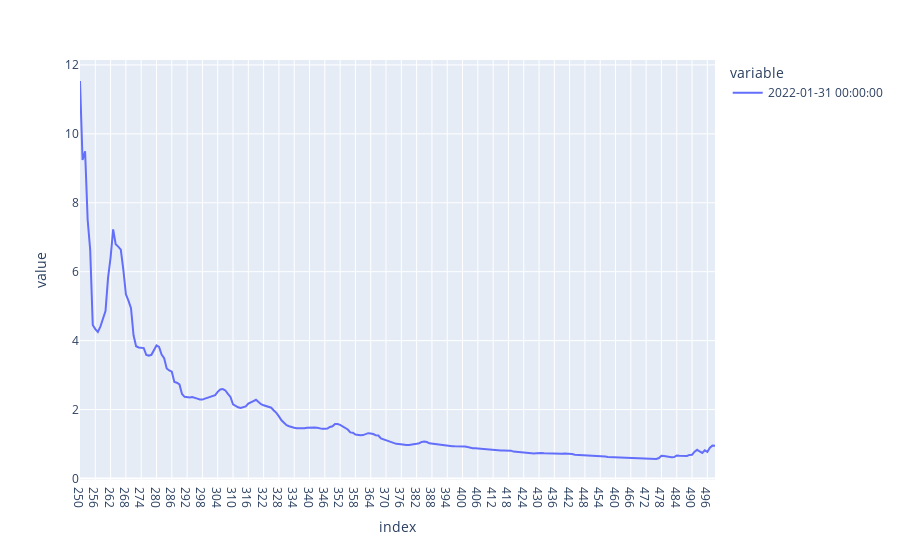

The cell this chart's notebook holds for it:
### Code cell
x = (qis_eigenvalues.iloc[-1, 250:]/sample_eigenvalues.iloc[-1, 250:])
px.line( x )

### Figure 1 — Plotly figure (JSON) as saved in the notebook; plotly's stock layout.template omitted (floating-point values rounded to 4 significant figures; data arrays with more than 128 entries replaced by an {"elided": "..."} marker saying what was removed)
{"data": [{"hovertemplate": "variable=2022-01-31 00:00:00<br>index=%{x}<br>value=%{y}<extra></extra>", "legendgroup": "2022-01-31 00:00:00", "line": {"color": "#636efa", "dash": "solid"}, "marker": {"symbol": "circle"}, "mode": "lines", "name": "2022-01-31 00:00:00", "orientation": "v", "showlegend": true, "type": "scatter", "x": {"elided": "250 str values"}, "xaxis": "x", "y": {"elided": "250 float values"}, "yaxis": "y"}], "layout": {"autosize": true, "legend": {"title": {"text": "variable"}, "tracegroupgap": 0}, "margin": {"t": 60}, "xaxis": {"anchor": "y", "autorange": true, "domain": [0, 1], "range": [0, 249], "title": {"text": "index"}, "type": "category"}, "yaxis": {"anchor": "x", "autorange": true, "domain": [0, 1], "range": [-0.0435, 12.14], "title": {"text": "value"}, "type": "linear"}}}
